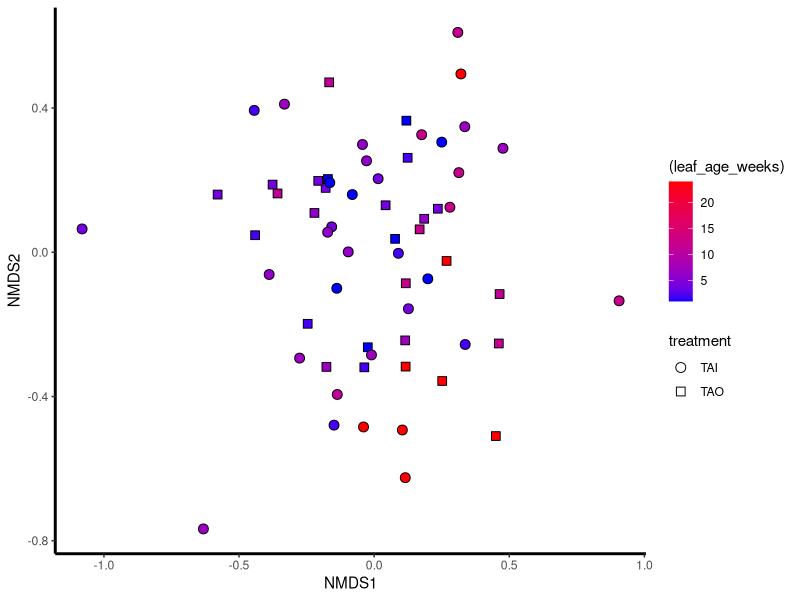
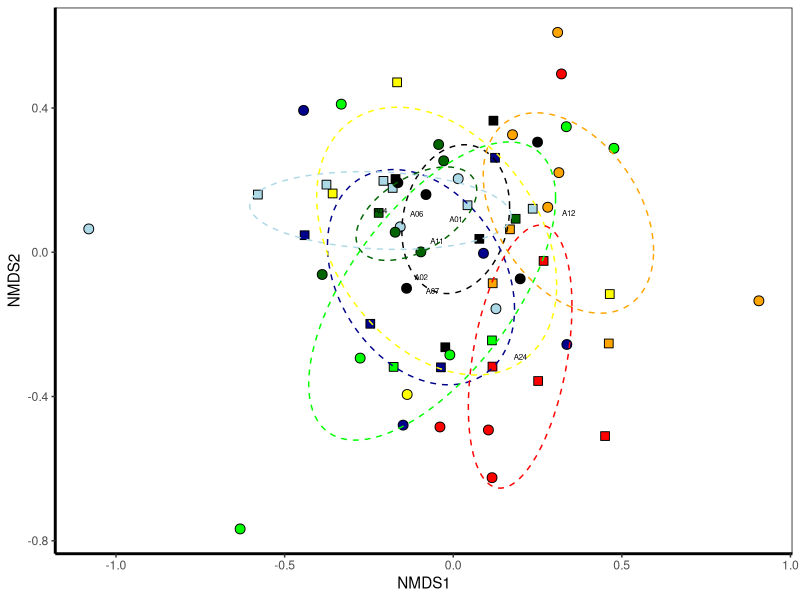

Generate these figures, in order, with R:
#title: "FunExp_MultivAnalysis_v1"
#author: "Dr CG"
#date: "2/2/2024"

# Multivariate Diversity analysis for Fun Exp
## Libraries
library(ggplot2)
library(vegan)
library(plyr)
library(lme4)
library(nlme)
library(gridExtra)
library(reshape2)
library(car)
library(MASS)

## Plot themes
# With legend
Theme=theme_classic(base_size=11, base_family="Helvetica") +
  theme(axis.line = element_line(size = 1, colour = "black", linetype = "solid")) +theme(plot.title = element_text(size = 12))
# Without legends
Theme2=Theme+ theme(legend.position="none") + theme(panel.border=element_rect(fill=NA))

# Load data
ASVtable=read.table('input_data/ASVtable_FunExp12021-03-24.txt', header=TRUE)
TAXtable=read.table('input_data/TAXtable_FunExp12021-03-24.txt', header=TRUE)
meta.table=read.table('input_data/METAtable_FunExp12021-03-24_sampleNamesFIX.txt', header=TRUE)

## edits:
#Account for leaf_age as weeks 
meta.table$leaf_age_weeks=as.numeric(substr(meta.table$leaf_age, 2,3))

# Remove from metadata - replicate what was done in divAnalysis
meta.table2=meta.table[-c(
  which(meta.table$leaf_age=='A00'), 
  which(meta.table$leaf_age=='A08'), 
  which(meta.table$leaf_age=='A09'),
  which(meta.table$leaf_age=='A10'), 
  which(meta.table$leaf_age=='BIB'),
  which(meta.table$treatment=='F50'), 
  which(meta.table$treatment=='water_control'),
  which(meta.table$treatment=='broth_control'), 
  which(meta.table$treatment=='TAI_control'), 
  which(meta.table$treatment=='TAO_control')
),]
data.frame(dim(meta.table), dim(meta.table2)) # check that the column was eliminated by looking at the dimensions of the datasets

# Remove from ASVtable 
ASVtable2=ASVtable[-c(
  which(meta.table$leaf_age=='A00'), 
  which(meta.table$leaf_age=='A08'), 
  which(meta.table$leaf_age=='A09'),
  which(meta.table$leaf_age=='A10'), 
  which(meta.table$leaf_age=='BIB'),
  which(meta.table$treatment=='F50'), 
  which(meta.table$treatment=='water_control'),
  which(meta.table$treatment=='broth_control'), 
  which(meta.table$treatment=='TAI_control'), 
  which(meta.table$treatment=='TAO_control')
),]
data.frame(dim(ASVtable), dim(ASVtable2)) 
# check that the column was eliminated by looking at the dimensions of the datasets

# perMANOVA
adonis1=adonis2(ASVtable2~leaf_age_weeks*treatment, data=meta.table2) 
(adonis1)
adonis2=adonis2(ASVtable2~leaf_age_weeks, data=meta.table2) 
(adonis2)

# calculate NMDS scores per sample
NMDS.mod1=metaMDS(ASVtable2, k=3, distance ='bray', trymax = 50)
meta.table2.nmds=data.frame(meta.table2, scores(NMDS.mod1)$sites)

## ordielipse function
veganCovEllipse<-function (cov, center = c(0, 0), scale = 1, npoints = 100) 
{
  theta <- (0:npoints) * 2 * pi/npoints
  Circle <- cbind(cos(theta), sin(theta))
  t(center + scale * t(Circle %*% chol(cov)))
}

## plot NMDS - simple
ggplot(meta.table2.nmds, aes(NMDS1, NMDS2)) + geom_point(size=3, aes(fill=(leaf_age_weeks), shape=treatment)) + Theme + scale_shape_manual(values=c(21,22)) +scale_fill_gradient(low='blue', high='red') 

## plot NMDS - with ordiellipses
# Prepare for the ordihull
NMDS.table = data.frame(NMDS1 = meta.table2.nmds$NMDS1, 
                        NMDS2 = meta.table2.nmds$NMDS2,
                        group=factor(meta.table2.nmds$leaf_age))
NMDS.mean=aggregate(NMDS.table[,1:2],list(group=NMDS.table$group),mean)
df_ell <- data.frame()
for(g in levels(NMDS.table$group)){
  #g='A10'
  df_ell <- rbind(df_ell, cbind(as.data.frame(with(NMDS.table[NMDS.table$group==g,],
                                                   veganCovEllipse(cov.wt(cbind(NMDS1,NMDS2),wt=rep(1/length(NMDS1),length(NMDS1)))$cov,center=c(mean(NMDS1),mean(NMDS2)))))
                                ,group=g))
}

ggplot(meta.table2.nmds, aes(NMDS1, NMDS2)) + 
  geom_point(size=3, aes(fill=factor(leaf_age_weeks), shape=treatment)) + Theme2 + 
  scale_shape_manual(values=c(21,22)) +#scale_fill_gradient(low='blue', high='red') + 
  geom_path(data=df_ell, aes(x=NMDS1, y=NMDS2,colour=group), size=0.5, linetype=2) + 
  annotate("text",x=NMDS.mean$NMDS1,y=NMDS.mean$NMDS2,label=NMDS.mean$group, size=2) +
  scale_fill_manual(values=c('black', 'dark blue', 'light blue', 'dark green', 'green', 'yellow', 'orange', 'red')) +
  scale_color_manual(values=c('black', 'dark blue', 'light blue', 'dark green', 'green', 'yellow', 'orange', 'red')) 
  
